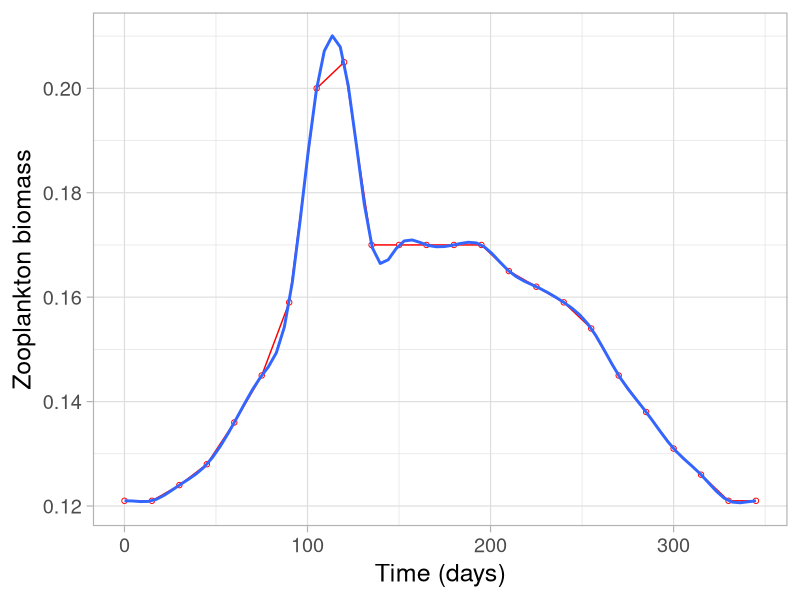
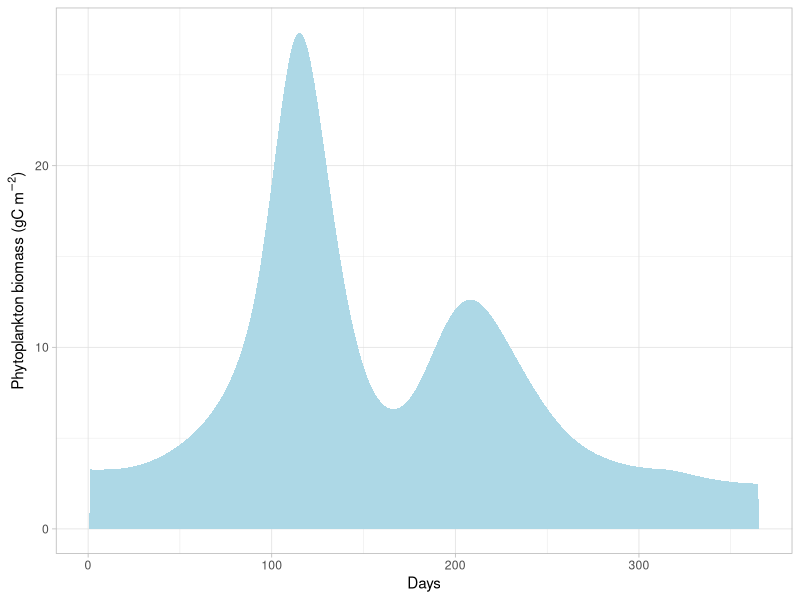
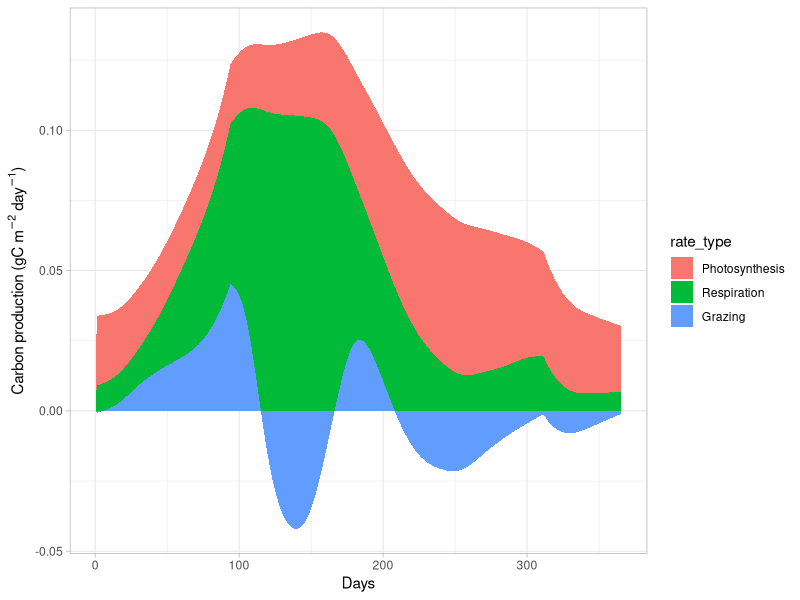
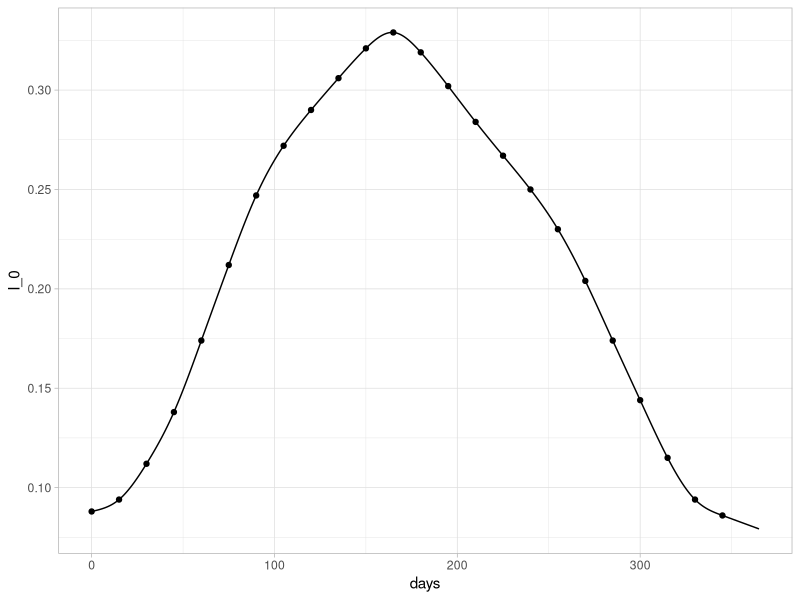
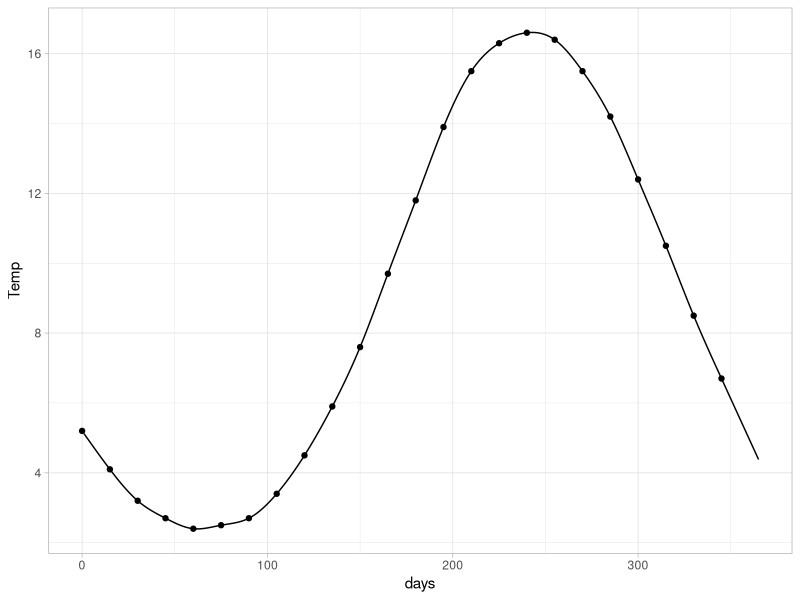

Write the R code that produced these figures, in order.
## ---- chunk 1
library(here)
library(deSolve)
library(patchwork)
library(mgcv)
library(tidyverse)
## ---- chunk 2

# load forcing data
dat_forc <- read_csv(here("data", "forcing_dat.csv"))

dat_forc %>%
  ggplot(aes(x = days, y = k)) +
  geom_line(col = "red") +
  geom_point(shape = 21, col = "red", fill = "white") +
  geom_smooth(
    method = "gam",
    formula = y ~ s(x, k = 24, bs = 'cc'),
    se = F,
    alpha = .5
  ) +
  labs(x = "Time (days)", y = "Zooplankton biomass") +
  theme_light(base_size = 18)


## ---- chunk 3
#| echo: true

gam_list <- list() #<1>
vars <- c("I_0", "k", "L_N", "z_mix", "Temp", "zoo_bm")

for (v in vars) {
  gam_list[[v]] <- gam(
    formula = as.formula(paste(
      v,
      "~ s(days, k =",
      nrow(dat_forc),
      ")"
    )),
    data = dat_forc,
    method = "REML"
  )
}

## ---- chunk 4
parameters <- c(
  # parameters
  p = 2.5, # gC(gC)^-1 d^-1
  I_min = 0.0015, # g cal cm^-2 min^-1
  r = 0.069, # °C^-1 OR 0.69???
  R_0 = 0.0175, # day^-1
  g = 0.0075, # day^-1
  # forcing GAMs
  gam_list = gam_list
)
## ---- chunk 5
state <- c(Phyto_bm = 3.377) # initial condition
times <- seq(-15, 365, 1) # time axis
## ---- chunk 6
m_riley <- function(time, state, parameters) {
  with(as.list(c(state, parameters)), {
    I_0_t <- predict(gam_list.I_0, newdata = data.frame(days = time))
    k_t <- predict(gam_list.k, newdata = data.frame(days = time))
    L_N_t <- predict(gam_list.L_N, newdata = data.frame(days = time))
    z_mix_t <- predict(gam_list.z_mix, newdata = data.frame(days = time))
    Temp_t <- predict(gam_list.Temp, newdata = data.frame(days = time))
    zoo_bm_t <- predict(gam_list.zoo_bm, newdata = data.frame(days = time))

    # Euphotic depth
    z_euph <- log(I_0_t / I_min) / k_t

    # Light limitation
    L_V <- if (z_euph < z_mix_t) z_euph / z_mix_t else 1

    photos <- (p * I_0_t) /
      (k_t * z_euph) *
      (1 - exp(-k_t * z_euph)) *
      L_N_t *
      L_V

    resp <- R_0 * exp(r * Temp_t)
    graz <- g * zoo_bm_t

    dPhyto_bm <- (photos - resp - graz) * Phyto_bm

    list(
      dPhyto_bm,
      photos = photos,
      resp = resp,
      graz = graz,
      temp = Temp_t
    )
  })
}
## ---- chunk 7
solution <- ode(
  y = state,
  times = times,
  func = m_riley,
  parms = parameters
)
## ---- chunk 8
plot_phytop <- solution %>%
  as_tibble() %>%
  filter(time > 0) %>%
  ggplot(aes(x = time)) +
  geom_area(aes(y = Phyto_bm), fill = "lightblue") +
  labs(x = "Days", y = expression("Phytoplankton biomass (gC " * m^-2 * ")")) +
  theme_light()

plot_phytop
## ---- chunk 9
solution %>%
  as_tibble() %>%
  filter(time > 0) %>%
  select(time, photos.1:graz.1) %>%
  # calculate rates
  mutate(
    Photosynthesis = photos.1,
    Respiration = Photosynthesis - resp.1,
    Grazing = Respiration - graz.1
  ) %>%
  # make a long df
  pivot_longer(
    cols = Photosynthesis:Grazing,
    names_to = "rate_type",
    values_to = "rate"
  ) %>%
  # adapt factor ordering for overlapping plotting
  mutate(
    rate_type = fct_relevel(
      rate_type,
      c("Photosynthesis", "Respiration", "Grazing")
    )
  ) %>%
  ggplot(aes(x = time, y = rate)) +
  geom_area(aes(fill = rate_type), position = "identity") +
  labs(
    x = "Days",
    y = expression("Carbon production (gC " * m^-2 ~ day^-1 * ")")
  ) +
  theme_light()
## ---- chunk 10
data.frame(
  days = 1:365,
  I_0 = predict(parameters$gam_list.I_0, newdata = data.frame(days = 1:365))
) %>%
  ggplot(aes(x = days, y = I_0)) +
  geom_line() +
  geom_point(data = dat_forc, aes(y = I_0)) +
  theme_light()
## ---- chunk 11
data.frame(
  days = 1:365,
  Temp = predict(parameters$gam_list.Temp, newdata = data.frame(days = 1:365))
) %>%
  ggplot(aes(x = days, y = Temp)) +
  geom_line() +
  geom_point(data = dat_forc, aes(y = Temp)) +
  theme_light()
